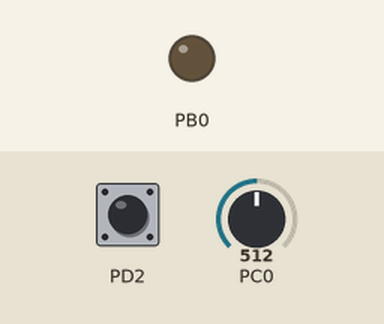
A program run on a simulated ATmega328P, built with avr-gcc and emulated at 4 MHz. Parts: output pins drawn as LEDs (lit = HIGH). The inputs (shaded band) are chosen by the test bench; at power-on: PD2 HIGH, PC0 = 512. Sleep ends after the set time or at an interrupt; what the program prints to the serial monitor is not drawn.

Above: at 1.2 s.
1.3 s: PD2 pulled LOW for 0.15 s
At 1.7 s:
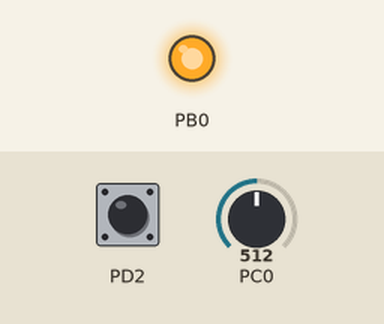
2.9 s: PC0 set to 716
4.8 s: PC0 set to 900
Timing chart, 0 to 34.9 s (numbered marks = the images above; inputs shaded):
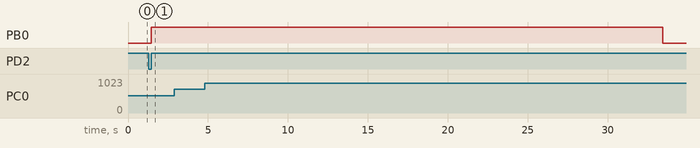

The program:

main.c
```c
/*
 * main.c
 *
 * Description:	Digital bathroom scale with UART communication
 *
 * Behavior:	Wake up on interrupt.
 *		Start sending ADC input to RPi
 *		Power down after 30 sec
 *
 * Created: 09.09.2014 20:22:48
 *  Author: Christoffer
 */

#define F_CPU 4000000UL

#include "adc.h"
#include "setup.h"
#include "uart.h"
#include <avr/interrupt.h>
#include <util/delay.h>

// State
volatile int asleep = 1;
volatile int timer_factor = 0;

int main (void)
{
	// Interrupt setup for sleep mode
	interrupt_init();

	// temp for debugging
	DDRB |= (1 << PINB0);
	PORTB |= (1 << PINB0);

	// Select ADC channel
	uint8_t ch = 0b00000000;

	while(1)
	{
		if (asleep)
		{
			PORTB &= ~(1 << PINB0);
			// Disable interrupt
			cli();
			// Power down
			sleep_now();
			PORTB ^= (1 << PINB0);
			// Continue here at start up
			// Disable interrupt for setting registers
			cli();
			external_clock_init();
			interrupt_init();
			timer_init();
			uart_init();
			adc_init();
			sei();
		} else if (!asleep) {
			// Temp for debugging
			_delay_ms(100);
			// PORTB ^= (1 << PINB0);
			// Read from ADC
			uint16_t result = adc_read(ch);
			// Send result
			uart_send_byte((result >> 8));
			uart_send_byte(result);
			uart_send_byte('\n');
		}
	}
}

ISR(TIMER1_COMPA_vect)
{
	if (timer_factor)
	{
		// Power down
		timer_factor = 0;
		asleep = 1;
		cli();
	} else {
		// Timer x2
		timer_factor++;
	}
}

ISR(INT0_vect)
{
	// Power up
	asleep = 0;
	cli();
}
```

adc.c
```c
/*
 * adc.c
 *
 * Created: 09.09.2014 20:19:44
 *  Author: Christoffer
 */

#include "adc.h"

void adc_init(void)
{
	// AREF = AVcc
	ADMUX |= (1<<REFS0);
	// ADC Enable and prescaler of 64
	// 4000000/64 = 62500
	ADCSRA |= (1<<ADEN)|(1<<ADPS2)|(1<<ADPS1)|(0<<ADPS0);
}

uint16_t adc_read(uint8_t ch)
{
	// Select ADC channel
	ADMUX |= (ADMUX & 0xF8)|ch;
	// start single convertion
	ADCSRA |= (1<<ADSC);
	// wait for conversion to complete
	while(ADCSRA & (1<<ADSC));
	// Return value from ADC
	return (ADC);
}
```

adc.h
```c
/*
 * adc.h
 *
 * Created: 09.09.2014 20:23:49
 *  Author: Christoffer
 */

#ifndef ADC_H_
#define ADC_H_

#include <avr/io.h>

void adc_init(void);
uint16_t adc_read(uint8_t ch);

#endif
```

setup.c
```c
/*
 * setup.c
 *
 * Created: 09.09.2014 20:22:48
 *  Author: Christoffer
 */

#include "setup.h"

void external_clock_init()
{
	// Important writing procedure: Datasheet - 9.11
	// Interrupt must be disabled!
	// Enable clock prescale
	CLKPR = ( 1 << CLKPCE );
	// Prescale 4
	CLKPR = ( 1 << CLKPS1 );
}

void interrupt_init()
{
	// Set pulldown resistor
	PORTD |= (1 << PIND2);
	// Interrupt on any egde INT0
	EICRA |= (1 << ISC00) | (1 << ISC01);
	// Enable INT0
	EIMSK |= (1 << INT0);
}

void timer_init()
{
	TCNT1 = 0x0000;
	// Set CTC mode
	TCCR1B |= (1 << WGM12);
	// Set clock prescale to 1024
	TCCR1B |= (1 << CS12) | (1 << CS10);
	// Overflow compare at 16/4 seconds
	OCR1A = 62500;
	// Enable timer compare interrupt
	TIMSK1 |= (1 << OCIE1A);
}

void sleep_now()
{
	// Set sleep mode to POWER DOWN
	SMCR |= (1 << SM1);
	// Set sleep enable
	sleep_enable();
	// Enable interrupt
	sei();
	// Put the device to sleep
	sleep_mode();
	// Continue from this point and disable sleep mode
	sleep_disable();
}
```

setup.h
```c
/*
 * setup.h
 *
 * Created: 09.09.2014 20:23:57
 *  Author: Christoffer
 */

#ifndef SETUP_H_
#define SETUP_H_

#include <avr/sleep.h>
#include <avr/interrupt.h>

void external_clock_init();
void interrupt_init();
void timer_init();
void sleep_now();

#endif
```

uart.c
```c
/*
 * uart.c
 *
 * Created: 09.09.2014 20:19:54
 *  Author: Christoffer
 */

#include "uart.h"
#include <avr/io.h>

void uart_init(void)
{
	// Set baud rate
	UBRR0H = (uint8_t)(UBRR_VALUE>>8);
	UBRR0L = (uint8_t)(UBRR_VALUE);
	// Set frame format to 8 data bits, no parity, 1 stop bit
	UCSR0C = (1<<UCSZ01)|(1<<UCSZ00);
	// Enable transmission and reception
	UCSR0B = (1<<RXEN0)|(1<<TXEN0);
}

void uart_send_byte(uint8_t u8Data)
{
	//wait while previous byte is completed
	while(!(UCSR0A&(1<<UDRE0)));
	// Transmit data
	UDR0 = u8Data;
}
```

uart.h
```c
/*
 * uart.h
 *
 * Created: 09.09.2014 20:23:40
 *  Author: Christoffer
 */

#ifndef UART_H_
#define UART_H_

#define USART_BAUDRATE 9600
#define UBRR_VALUE 25

#include <stdint.h>

void uart_init(void);
void uart_send_byte(uint8_t u8Data);

#endif
```

Measured:
- after the input at 1.3 s, PB0: LOW → HIGH after 0.15 s
- after the input at 2.9 s, every drawn part: stays the same
